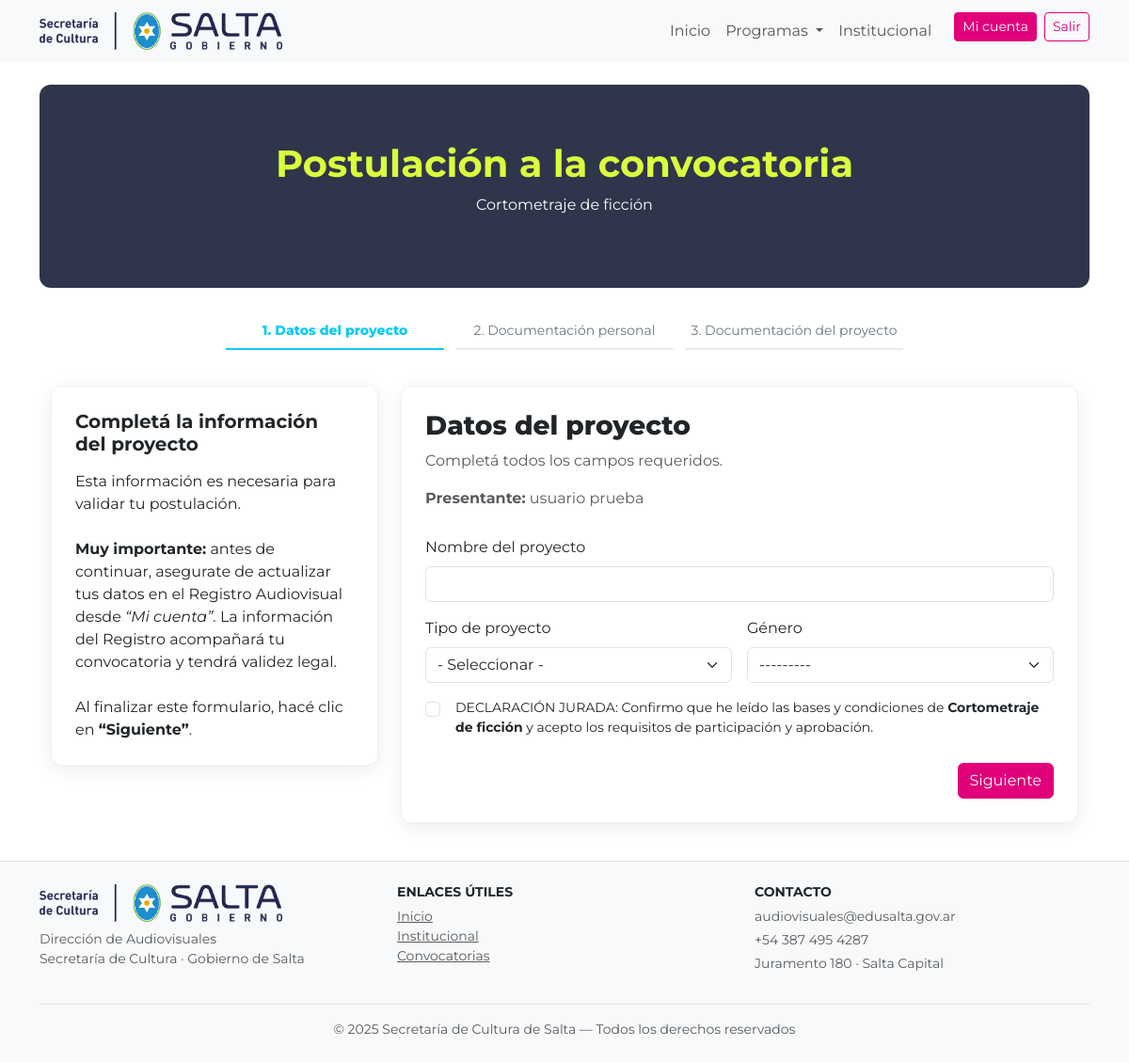
Page /convocatorias/postular/1/ (signed in) on the committed database.
### convocatorias/models.py (models this page shows, shortened)
class Convocatoria(models.Model):
    titulo = models.CharField(max_length=200)
    slug = models.SlugField(unique=True, blank=True)
    descripcion_corta = models.TextField(blank=True)
    descripcion_larga = models.TextField(blank=True)
    url_curso = models.URLField(
        "URL del curso asincrónico",
        blank=True,
        null=True,
        help_text="Solo completar si el curso es asincrónico."
    )
    categoria = models.CharField(max_length=20, choices=CATEGORIAS)
    tematica_genero = models.CharField(max_length=200, blank=True)
    linea = models.CharField(max_length=20, choices=LINEAS)
    requisitos = models.TextField(blank=True)
    beneficios = models.TextField(blank=True)
    bases_pdf = models.FileField(
        upload_to="convocatorias/bases/",
        blank=True,
        null=True
    )
    imagen = models.ImageField(
        upload_to="convocatorias/img/",
        blank=True,
        null=True
    )
    fecha_inicio = models.DateField()
    fecha_fin = models.DateField()
    bloque_personas = models.CharField(
        max_length=20,
        choices=BLOQUE_PERSONAS_TITULO,
        default="JURADO"
    )
    jurado1_nombre = models.CharField(max_length=200, blank=True)
    jurado1_foto = models.ImageField(upload_to="convocatorias/jurados/", blank=True, null=True)
    jurado1_bio = models.TextField(blank=True)
    jurado2_nombre = models.CharField(max_length=200, blank=True)
    jurado2_foto = models.ImageField(upload_to="convocatorias/jurados/", blank=True, null=True)
    jurado2_bio = models.TextField(blank=True)
    jurado3_nombre = models.CharField(max_length=200, blank=True)
    jurado3_foto = models.ImageField(upload_to="convocatorias/jurados/", blank=True, null=True)
    jurado3_bio = models.TextField(blank=True)
    orden = models.PositiveIntegerField(default=0)
    url_destino = models.CharField(max_length=300, blank=True)
    class Meta:
        ordering = ["orden", "-fecha_inicio"]

### registro_audiovisual/models.py (models this page shows, shortened)
class PersonaHumana(models.Model):
    nombre_completo = models.CharField(max_length=200)
    cuil_cuit = models.CharField(max_length=20)
    fecha_nacimiento = models.DateField()
    edad = models.PositiveIntegerField()
    genero = models.CharField(
        max_length=10,
        choices=[
            ('', '- Seleccionar -'),
            ('M', 'Masculino'),
            ('F', 'Femenino'),
            ('NB', 'No binario'),
            ('O', 'Otro'),
        ]
    )
    nivel_educativo = models.CharField(
        max_length=50,
        choices=[
            ('', '- Seleccionar -'),
            ('Pc', 'Primario completo'),
            ('Sc', 'Secundario completo'),
            ('Tc', 'Terciario completo'),
            ('Uc', 'Universitario completo'),
            ('Pos', 'Posgrado completo'),
        ],
        verbose_name="Nivel educativo alcanzado"
    )
    lugar_residencia = models.CharField(
        max_length=100,
        choices=LUGARES_RESIDENCIA
    )
    otro_lugar_residencia = models.CharField(
        max_length=150,
        blank=True,
        null=True
    )
    domicilio_real = models.CharField(max_length=250)
    codigo_postal_real = models.CharField(max_length=10)
    telefono = models.CharField(max_length=50)
    email = models.EmailField()
    user = models.OneToOneField(
        User,
        on_delete=models.CASCADE,
        related_name="persona_humana",
        null=True,
        blank=True
    )
    situacion_iva = models.CharField(
        max_length=5,
        choices=SITUACION_IVA,
        blank=True,
        null=True
    )
    actividad_dgr = models.CharField(
        max_length=10,
        choices=ACTIVIDAD_DGR,
        blank=True,
        null=True
    )
    domicilio_fiscal = models.CharField(
        max_length=250,
        blank=True,
        null=True
    )
    codigo_postal_fiscal = models.CharField(
        max_length=10,
        blank=True,
        null=True
    )
    localidad_fiscal = models.CharField(
        max_length=100,
        choices=LUGARES_RESIDENCIA,
        blank=True,
        null=True
    )
    area_desempeno_1 = models.CharField(
        max_length=50,
        choices=AREA_DESEMPENO_1,
        verbose_name="Área de desempeño principal"
    )
    area_desempeno_2 = models.CharField(
        max_length=50,
        choices=AREA_DESEMPENO_2,
        blank=True,
        null=True,
        verbose_name="Área de desempeño secundaria"
    )
    area_cultural = models.CharField(
        max_length=50,
        choices=AREA_CULTURAL,
        verbose_name="Área cultural complementaria"
    )
    portfolio_web = models.CharField(
        "Sitio web / Portfolio",
        max_length=300,
        blank=True,
        help_text="Sitio web personal, de la productora o portfolio online (Vimeo, Behance, etc.)"
    )
    canal_video = models.CharField(
        "Canal audiovisual",
        max_length=300,
        blank=True,
        help_text="Canal de YouTube, Vimeo u otra plataforma de video"
    )
    instagram = models.CharField(
        "Instagram",
        max_length=300,
        blank=True,
        help_text="Perfil de Instagram profesional"
    )
    linkedin = models.CharField(
        "LinkedIn",
        max_length=300,
        blank=True,
        help_text="Perfil de LinkedIn"
    )
    link_trabajo_destacado = models.CharField(
        "Trabajo destacado",
        max_length=300,
        blank=True,
        help_text="Link a una obra o trabajo audiovisual relevante"
    )
    fecha_creacion = models.DateTimeField(auto_now_add=True)

### convocatorias/views.py (the view, shortened to what this page needs)
@login_required(login_url="/usuarios/login/")
def postular_convocatoria(request, convocatoria_id):
    convocatoria = get_object_or_404(Convocatoria, id=convocatoria_id)
    linea = convocatoria.linea.lower()
    user = request.user
    persona_humana = PersonaHumana.objects.filter(user=user).first()
    persona_juridica = PersonaJuridica.objects.filter(user=user).first()
    if persona_humana:
        persona_nombre = persona_humana.nombre_completo
    else:
        persona_nombre = persona_juridica.razon_social
    if linea not in ["fomento", "beneficio"]:
        return redirect(
            "convocatorias:convocatoria_detalle",
            slug=convocatoria.slug,
        )
    if request.method == "POST":
        form = PostulacionForm(request.POST)
        if form.is_valid():
            postulacion = form.save(commit=False)
            postulacion.user = user
            postulacion.convocatoria = convocatoria
            postulacion.estado = "ENVIADA"
            postulacion.save()
            return redirect(
                "convocatorias:subir_documentacion_personal",
                postulacion_id=postulacion.id,
            )
    else:
        form = PostulacionForm()
    return render(
        request,
        "convocatorias/postulacion_formulario.html",
        {
            "convocatoria": convocatoria,
            "form": form,
            "persona_nombre": persona_nombre,  # ← CLAVE
        },
    )

### convocatorias/forms.py
class PostulacionForm(forms.ModelForm):
    class Meta:
        model = Postulacion
        fields = [
            "nombre_proyecto",
            "tipo_proyecto",
            "genero",
            "declaracion_jurada",
        ]
        widgets = {
            "nombre_proyecto": forms.TextInput(attrs={"class": "form-control"}),
            "tipo_proyecto": forms.Select(attrs={"class": "form-select"}),
            "genero": forms.Select(attrs={"class": "form-select"}),
            "declaracion_jurada": forms.CheckboxInput(attrs={"class": "form-check-input"}),
        }

### convocatorias/templates/convocatorias/postulacion_formulario.html (shortened to what this page needs)
{% extends "sitio_publico/base.html" %}
{% load static %}
{% block content %}
<section class="fomento-hero text-center">
  <h1 class="fw-bold mb-2">Postulación a la convocatoria</h1>
  <p class="text-white">{{ convocatoria.titulo }}</p>
</section>
<div class="container mt-4">
  <div class="row justify-content-center">
    <div class="col-lg-8 text-center">
      <div class="dav-steps">
        <div class="step active">1. Datos del proyecto</div>
        <div class="step">2. Documentación personal</div>
        <div class="step">3. Documentación del proyecto</div>
      </div>
    </div>
  </div>
</div>
<div class="container py-3">
  <div class="row justify-content-center">
    <div class="col-lg-4 mb-4">
      <div class="dav-card">
        <div class="dav-card-body">
          <h5 class="fw-bold mb-3">Completá la información del proyecto</h5>
          <p class="mb-0">
            Esta información es necesaria para validar tu postulación.<br><br>
            <strong>Muy importante:</strong> antes de continuar, asegurate de
            actualizar tus datos en el Registro Audiovisual desde
            <em>“Mi cuenta”</em>. La información del Registro acompañará tu convocatoria y tendrá validez legal.<br><br>
            Al finalizar este formulario, hacé clic en <strong>“Siguiente”</strong>.
          </p>
        </div>
      </div>
    </div>
    <div class="col-lg-8">
      <div class="dav-card">
        <div class="dav-card-body">
          <h3 class="mb-2">Datos del proyecto</h3>
          <p class="text-muted mb-3">Completá todos los campos requeridos.</p>
          <form method="post" class="row g-3">
            <div class="col-12 mb-2">
              <p class="mb-1 large text-muted">
                <strong>Presentante:</strong> {{ persona_nombre }}
              </p>
            </div>
            <div class="col-12">
              <label class="form-label">Nombre del proyecto</label>
              {{ form.nombre_proyecto }}
            </div>
            <div class="col-md-6">
              <label class="form-label">Tipo de proyecto</label>
              {{ form.tipo_proyecto }}
            </div>
            <div class="col-md-6">
              <label class="form-label">Género</label>
              {{ form.genero }}
            </div>
            <div class="col-12 mt-3">
              <div class="form-check">
                {{ form.declaracion_jurada }}
                <label class="form-check-label ms-2 small">
                  DECLARACIÓN JURADA: Confirmo que he leído las bases y condiciones
                  de <strong>{{ convocatoria.titulo }}</strong> y acepto los
                  requisitos de participación y aprobación.
                </label>
              </div>
            </div>
            <div class="col-12 text-end mt-4">
              <button type="submit" class="btn btn-primary">
                Siguiente
              </button>
            </div>
          </form>
        </div>
      </div>
    </div>
  </div>
</div>
{% endblock %}

### sitio_publico/static/sitio_publico/css/main.css (style rules this page uses)
html, body { font-family: 'Montserrat', sans-serif; }

### sitio_publico/static/sitio_publico/css/ui.css (style rules this page uses)
.fomento-hero { background: #2f354a; color: #dbff3d; border-radius: 12px; padding: 60px 35px; margin-bottom: 35px; }
.dav-card { background: #fff; border-radius: 12px; padding: 25px; box-shadow: 0 4px 20px rgba(0, 0, 0, 0.08); border: 1px solid rgba(0, 0, 0, 0.05); }
.dav-card h3, .dav-card h5 { font-weight: 800; }
.dav-steps { display: flex; justify-content: space-between; gap: 12px; margin-bottom: 22px; font-size: 0.875rem; color: #6c757d; }
.dav-steps .step { flex: 1; text-align: center; padding-bottom: 8px; border-bottom: 2px solid #e9ecef; }
.dav-steps .step.active { font-weight: 800; color: #0dcaf0; border-bottom-color: #0dcaf0; }

### rows in the picture
Convocatoria: titulo "Cortometraje de ficción"
PersonaHumana: nombre_completo "usuario prueba"
